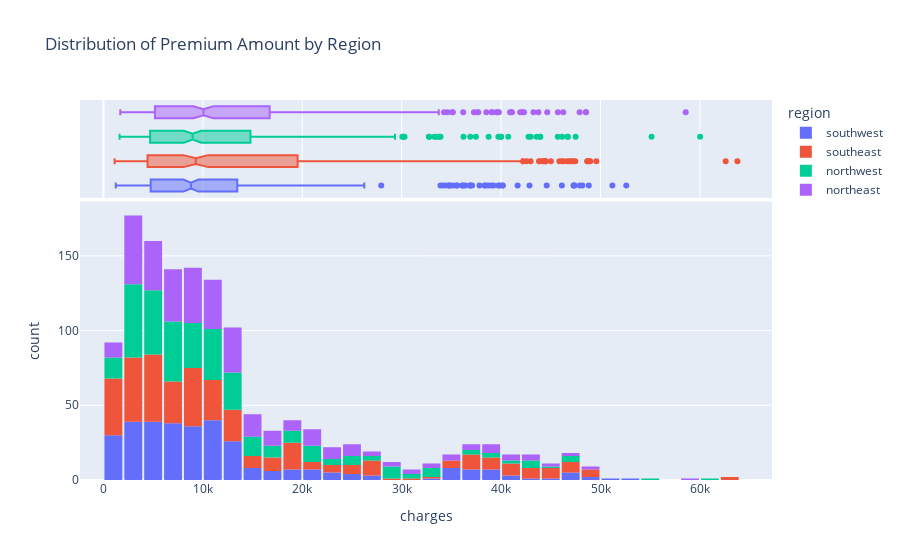

Notebook code for this chart:
### Code cell
fig=px.histogram(df,x="charges",color="region",marginal="box",title="Distribution of Premium Amount by Region")
fig.update_layout(bargap=0.1)
fig.show()

### Figure 1 — Plotly figure (JSON) as saved in the notebook; plotly's stock layout.template omitted (floating-point values rounded to 4 significant figures; data arrays with more than 128 entries replaced by an {"elided": "..."} marker saying what was removed)
{"data": [{"alignmentgroup": "True", "bingroup": "x", "hovertemplate": "region=southwest<br>charges=%{x}<br>count=%{y}<extra></extra>", "legendgroup": "southwest", "marker": {"color": "#636efa", "pattern": {"shape": ""}}, "name": "southwest", "offsetgroup": "southwest", "orientation": "v", "showlegend": true, "type": "histogram", "x": {"elided": "325 float values"}, "xaxis": "x", "yaxis": "y"}, {"alignmentgroup": "True", "hovertemplate": "region=southwest<br>charges=%{x}<extra></extra>", "legendgroup": "southwest", "marker": {"color": "#636efa"}, "name": "southwest", "notched": true, "offsetgroup": "southwest", "showlegend": false, "type": "box", "x": {"elided": "325 float values"}, "xaxis": "x2", "yaxis": "y2"}, {"alignmentgroup": "True", "bingroup": "x", "hovertemplate": "region=southeast<br>charges=%{x}<br>count=%{y}<extra></extra>", "legendgroup": "southeast", "marker": {"color": "#EF553B", "pattern": {"shape": ""}}, "name": "southeast", "offsetgroup": "southeast", "orientation": "v", "showlegend": true, "type": "histogram", "x": {"elided": "364 float values"}, "xaxis": "x", "yaxis": "y"}, {"alignmentgroup": "True", "hovertemplate": "region=southeast<br>charges=%{x}<extra></extra>", "legendgroup": "southeast", "marker": {"color": "#EF553B"}, "name": "southeast", "notched": true, "offsetgroup": "southeast", "showlegend": false, "type": "box", "x": {"elided": "364 float values"}, "xaxis": "x2", "yaxis": "y2"}, {"alignmentgroup": "True", "bingroup": "x", "hovertemplate": "region=northwest<br>charges=%{x}<br>count=%{y}<extra></extra>", "legendgroup": "northwest", "marker": {"color": "#00cc96", "pattern": {"shape": ""}}, "name": "northwest", "offsetgroup": "northwest", "orientation": "v", "showlegend": true, "type": "histogram", "x": {"elided": "325 float values"}, "xaxis": "x", "yaxis": "y"}, {"alignmentgroup": "True", "hovertemplate": "region=northwest<br>charges=%{x}<extra></extra>", "legendgroup": "northwest", "marker": {"color": "#00cc96"}, "name": "northwest", "notched": true, "offsetgroup": "northwest", "showlegend": false, "type": "box", "x": {"elided": "325 float values"}, "xaxis": "x2", "yaxis": "y2"}, {"alignmentgroup": "True", "bingroup": "x", "hovertemplate": "region=northeast<br>charges=%{x}<br>count=%{y}<extra></extra>", "legendgroup": "northeast", "marker": {"color": "#ab63fa", "pattern": {"shape": ""}}, "name": "northeast", "offsetgroup": "northeast", "orientation": "v", "showlegend": true, "type": "histogram", "x": {"elided": "324 float values"}, "xaxis": "x", "yaxis": "y"}, {"alignmentgroup": "True", "hovertemplate": "region=northeast<br>charges=%{x}<extra></extra>", "legendgroup": "northeast", "marker": {"color": "#ab63fa"}, "name": "northeast", "notched": true, "offsetgroup": "northeast", "showlegend": false, "type": "box", "x": {"elided": "324 float values"}, "xaxis": "x2", "yaxis": "y2"}], "layout": {"autosize": true, "bargap": 0.1, "barmode": "relative", "legend": {"title": {"text": "region"}, "tracegroupgap": 0}, "title": {"text": "Distribution of Premium Amount by Region"}, "xaxis": {"anchor": "y", "autorange": true, "domain": [0, 1], "range": [-2359.0, 67250.0], "title": {"text": "charges"}, "type": "linear"}, "xaxis2": {"anchor": "y2", "autorange": true, "domain": [0, 1], "matches": "x", "range": [-2359.0, 67250.0], "showgrid": true, "showticklabels": false, "type": "linear"}, "yaxis": {"anchor": "x", "autorange": true, "domain": [0, 0.7326], "range": [0, 186.3], "title": {"text": "count"}}, "yaxis2": {"anchor": "x2", "autorange": true, "domain": [0.7426, 1], "matches": "y2", "range": [-0.5, 3.5], "showgrid": false, "showline": false, "showticklabels": false, "ticks": "", "type": "category"}}}
